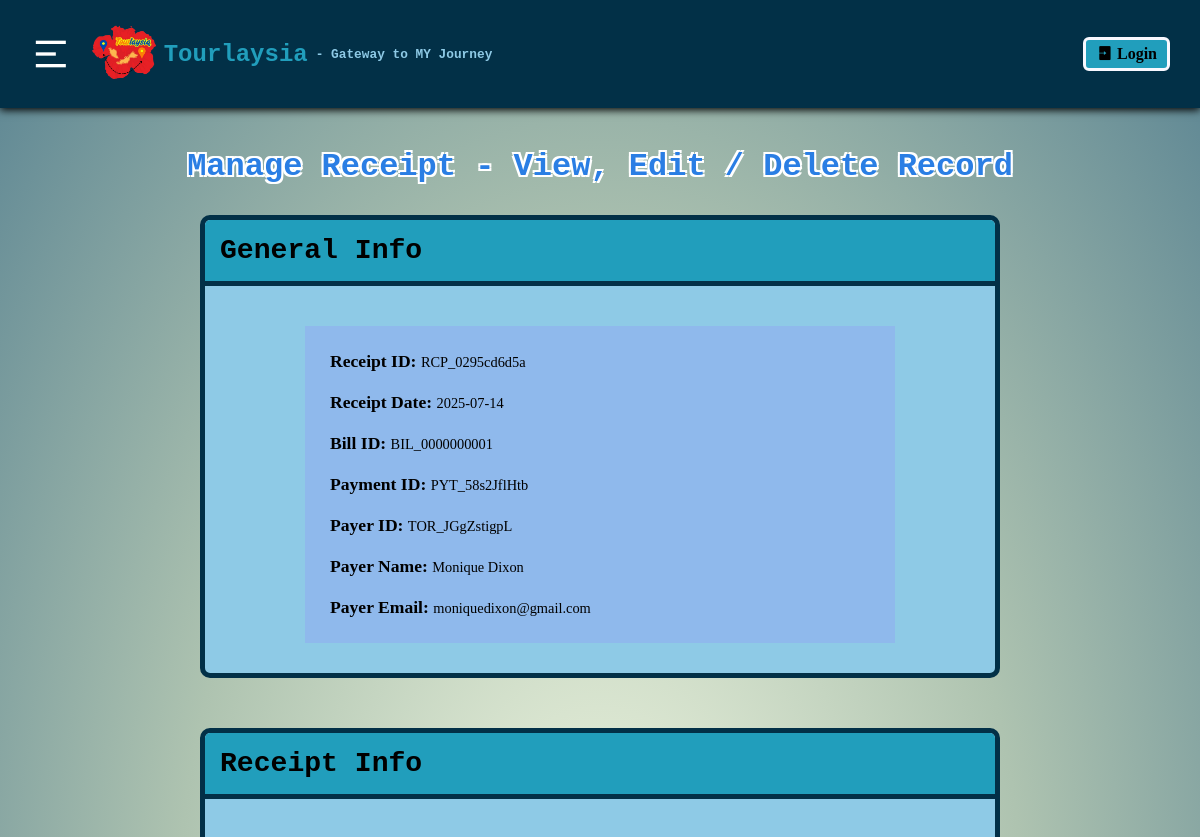
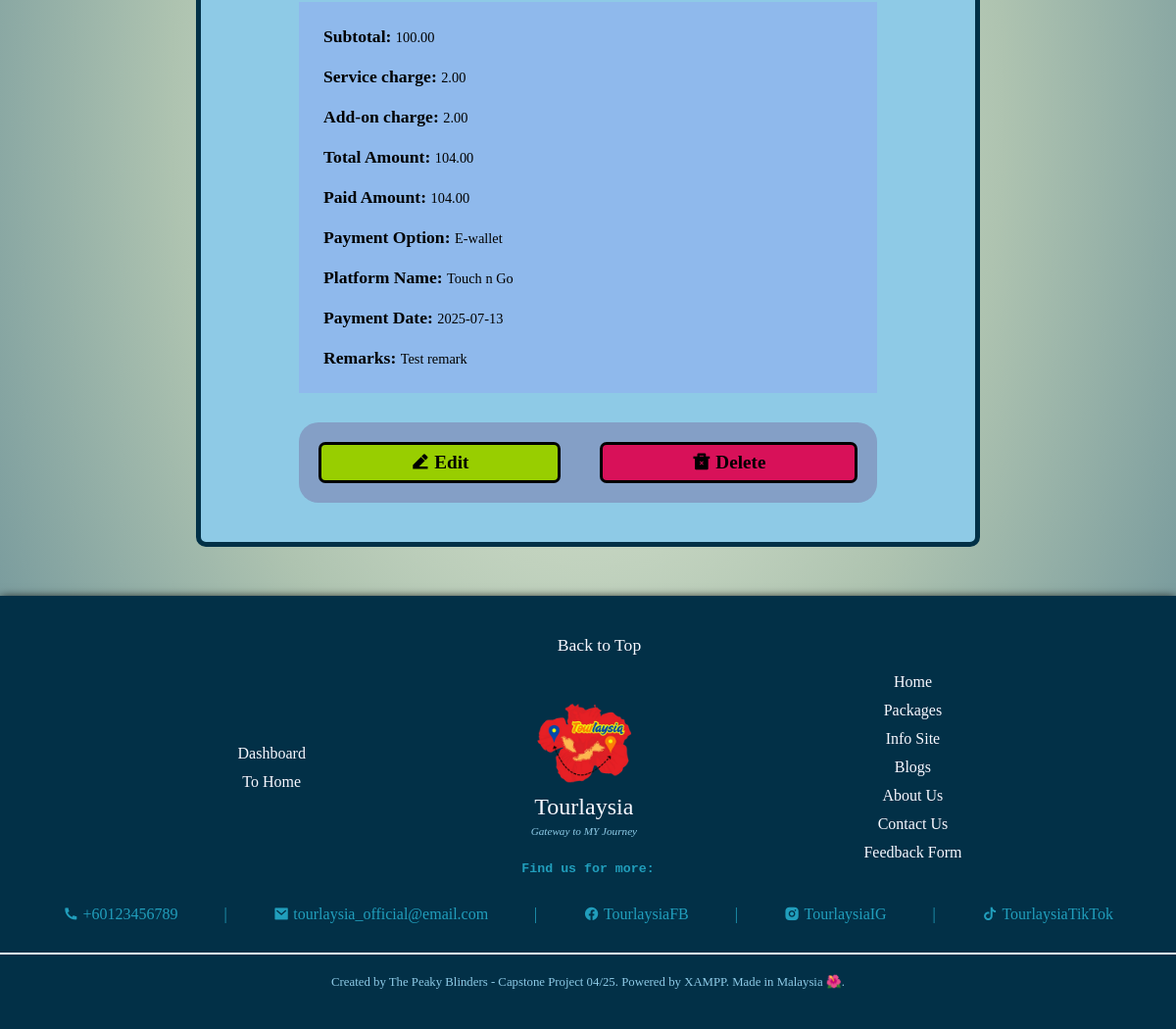
/staff_dashboard/mng_receiptInfo.php?rcpID=RCP_0295cd6d5a, run on the app's committed database (2 pictures, top to bottom).
### tables this page shows
CREATE TABLE `receipt_rec_t` (
  `rcp_ID` varchar(14) NOT NULL,
  `bil_ID` varchar(14) NOT NULL,
  `pyt_ID` varchar(14) NOT NULL,
  `rcp_date` date NOT NULL,
  `usr_ID` varchar(14) NOT NULL,
  `usr_name` varchar(50) NOT NULL,
  `usr_email` varchar(50) NOT NULL,
  `sbt_amount` decimal(10,2) NOT NULL,
  `svc_charge` decimal(10,2) NOT NULL,
  `add_charge` decimal(10,2) DEFAULT NULL,
  `tot_amount` decimal(10,2) NOT NULL,
  `pd_amount` decimal(10,2) NOT NULL,
  `pyt_option` varchar(20) NOT NULL,
  `plt_name` varchar(50) NOT NULL,
  `pyt_date` date NOT NULL,
  `rcp_remark` varchar(100) DEFAULT NULL
);

### staff_dashboard/mng_receiptInfo.php (the view, shortened to what this page needs)
<!DOCTYPE html>
<html lang="en">
<head>
    <link rel="stylesheet" href="./staff_styles/staff_styles.css">
    <link rel="stylesheet" href="./staff_styles/mng_recInfo.css">
</head>
<body>
    <?php include 'staff_header.php';?>
    <?php
        include './staff_crud/db_connection.php';
        $receiptIDRef = $_GET['rcpID'];
        $queryA = "SELECT * FROM receipt_rec_t WHERE rcp_ID = '$receiptIDRef';";
        $resultsA = mysqli_query($connection, $queryA);
        $dataA = mysqli_fetch_assoc($resultsA);
        $billID = $dataA['bil_ID'];
        $paymentID = $dataA['pyt_ID'];
        $receiptDate = $dataA['rcp_date'];
        $usrID = $dataA['usr_ID'];
        $usrName = $dataA['usr_name'];
        $usrEmail = $dataA['usr_email'];
        $subtotalAmount = $dataA['sbt_amount'];
        $serviceCharge = $dataA['svc_charge'];
        $additonalCharge = $dataA['add_charge'];
        $totalAmount = $dataA['tot_amount'];
        $paidAmount = $dataA['pd_amount'];
        $paymentOption = $dataA['pyt_option'];
        $platformName = $dataA['plt_name'];
        $paymentDate = $dataA['pyt_date'];
        $receiptRemark = $dataA['rcp_remark'];
    ?>
        <div class="mng-rec-title-div">
            <h2 class="mng-rec-title2">Manage Receipt - View, Edit / Delete Record</h2>
        </div>
        <main class="mng-rec-main-div">
            <div class="mng-rec-heading-div">
                <h3 class="mng-rec-heading">General Info</h3>
            </div>
            <div class="mng-rec-info-div">
                <div class="info-div">
                    <p><b>Receipt ID: </b><?php echo $receiptIDRef;?></p>
                    <p><b>Receipt Date: </b><?php echo $receiptDate;?></p>
                    <p><b>Bill ID: </b><?php echo $billID;?></p>
                    <p><b>Payment ID: </b><?php echo $paymentID;?></p>
                    <p><b>Payer ID: </b><?php echo $usrID;?></p>
                    <p><b>Payer Name: </b><?php echo $usrName;?></p>
                    <p><b>Payer Email: </b><?php echo $usrEmail;?></p>
                </div>
            </div>
        </main>
        <main class="mng-rec-main-div">
            <div class="mng-rec-heading-div">
                <h3 class="mng-rec-heading">Receipt Info</h3>
            </div>
            <div class="mng-rec-info-div">
                <div class="info-div">
                    <p><b>Subtotal: </b><?php echo $subtotalAmount;?></p>
                    <p><b>Service charge: </b><?php echo $serviceCharge;?></p>
                    <p><b>Add-on charge: </b><?php echo $additonalCharge;?></p>
                    <p><b>Total Amount: </b> <?php echo $totalAmount;?></p>
                    <p><b>Paid Amount: </b><?php echo $paidAmount;?></p>
                    <p><b>Payment Option: </b><?php echo $paymentOption;?></p>
                    <p><b>Platform Name: </b><?php echo $platformName;?></p>
                    <p><b>Payment Date: </b><?php echo $paymentDate;?></p>
                    <p><b>Remarks: </b><?php echo $receiptRemark;?></p>
                </div>
            </div>
            <div class="mng-rec-btn-div">
                <button class="editBtn" onclick="document.location='./edit_receiptRec.php?rcpID=<?php echo $receiptIDRef;?>';">
                    <i class="ri-edit-2-fill"></i>
                    Edit
                </button>
                <button class="delBtn" onclick="document.getElementById('delPopup2').style.display='block'">
                    <i class="ri-delete-bin-2-fill"></i>
                    Delete
                </button>
            </div>
        </main>
    <?php include 'staff_footer.php';?>
</body>
</html>

### staff_dashboard/staff_styles/staff_styles.css (style rules this page uses)
body { background: radial-gradient(#eff6e0, #aec3b0, #598392); margin: 0; }
h1, h2, h3, h4, h5, h6 { font-family: Rockwell, Courier Bold, Courier, Georgia, Times, Times New Roman, serif; }
p, span, a, ul, ol, button, input, select, textarea, table, tr, th, td { font-family: Lucida Bright, Georgia, serif; }

### staff_dashboard/staff_styles/mng_recInfo.css (style rules this page uses)
* { margin: 0; padding: 0; box-sizing: border-box; overflow-x: hidden; }
html, body { width: 100%; overflow-x: hidden; }
.mng-rec-title-div, .mng-rec-desc-div { display: flex; justify-content: center; align-items: center; }
.mng-rec-title2 { margin: 0 30px 30px 30px; font-size: 2rem; color: #2a7ee4; text-align: center; text-shadow: -2px -2px 0 #ffffff, 2px -2px 0 #ffffff, -2px 2px 0 #ffffff, 2px 2px 0 #ffffff; }
.mng-rec-main-div { display: flex; flex-direction: column; margin: 0px 200px 50px; background-color: #8ECAE6; border: 5px solid #023047; border-radius: 10px; transition: margin 0.5s ease; }
.mng-rec-heading-div { display: flex; justify-content: flex-start; background-color: #219EBC; padding: 15px; margin-bottom: 30px; font-size: 1.5rem; border-top-left-radius: 5px; border-top-right-radius: 5px; border-bottom: 5px solid #023047; }
.mng-rec-info-div { background-color: #8fb9ec; margin: 10px 100px 30px; padding: 25px; transition: margin 0.5s ease; }
.info-div { display: grid; grid-template-columns: repeat(auto-fit, minmax(280px, 1fr)); grid-gap: 20px; word-wrap: break-word; text-align: justify; text-justify: inter-word; }
.mng-rec-info-div b { font-size: 1.1rem; }
.mng-rec-info-div p { font-size: 0.9rem; }
.mng-rec-btn-div { display: flex; justify-content: center; align-items: center; gap: 40px; margin: 0px 100px 40px; background-color: #849fc6; border-radius: 20px; padding: 20px; transition: margin 0.5s ease; flex-wrap: wrap; }
.mng-rec-btn-div button { padding: 7px 15px; font-size: 1.2rem; cursor: pointer; border: 3px solid black; border-radius: 7px; font-weight: bold; min-width: 100px; flex: 1 1 auto; }
.editBtn { background-color: #98CE00; }
.delBtn { background-color: #D81159; }

### data on the page
receipt_rec_t: rcp_date "2025-07-14", bil_ID "BIL_0000000001", pyt_ID "PYT_58s2JflHtb", usr_ID "TOR_JGgZstigpL", usr_name "Monique Dixon", usr_email "moniquedixon@gmail.com", sbt_amount "100.00", svc_charge "2.00", add_charge "2.00", tot_amount "104.00", pd_amount "104.00", pyt_option "E-wallet", plt_name "Touch n Go", pyt_date "2025-07-13", rcp_remark "Test remark"

### other printed values
$receiptIDRef "RCP_0295cd6d5a"
